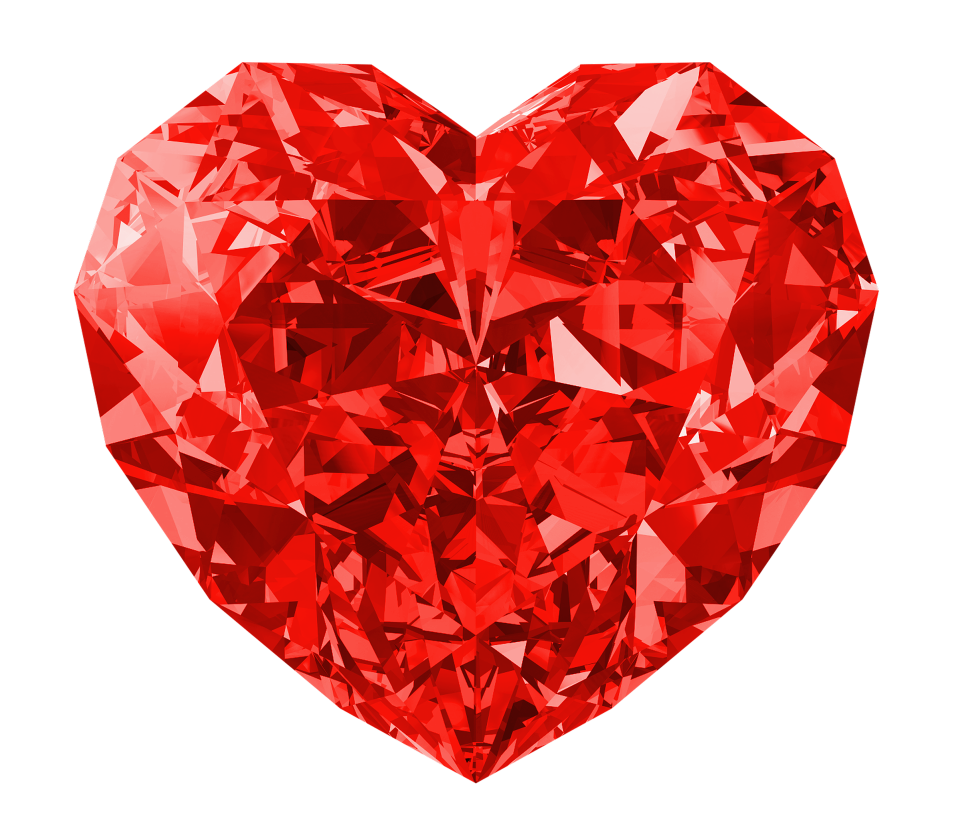
#> input picture intro/filter/input/input.png, 1920 x 1665 px (shown at 1/2 size); its folder holds only this picture in this run
$ python ImageTest.py
#> lines starting #> are read from the running program, lines starting #| are printed output that depends on the picture
import glob
from PIL import Image

def CalculateSize(files):
    width = []
    height = []

    for file in files:
        image = Image.open(file)
#> image is the input picture: PIL image 1920x1665 RGBA; mean R, G, B, A 110.6, 22.5, 18.5, 133.9
        width.append(image.size[0])
        height.append(image.size[1])
    #print(width)
    #print(height)
    min_width = min(width)
#> min_width = 1920
    min_height = min(height)
#> min_height = 1665
    total_width_size = min_width * len(files)
#> total_width_size = 1920
    print("min_width :", min_width)
#| min_width : 1920
    print("min_height :", min_height)
#| min_height : 1665
    print("total_width_size :" ,total_width_size)
#| total_width_size : 1920

    return min_width, min_height, total_width_size

def ConvertIMG(files, min_wdt, min_hgh, out_wdt):
    f_list=[]

    for file in files:
        image = Image.open(file)
        mod_img=image.resize((min_wdt, min_hgh)) #Resize
        mod_img=mod_img.transpose(Image.FLIP_LEFT_RIGHT) #FLIP
        mod_img=mod_img.convert("L") #Convert Gray
        f_list.append(mod_img)
        #print(resized_file.size)
        #mod_img.show()
    #f_list.show()
    return f_list


def ImageMerge(f_list, min_wdt, min_hgh, out_wdt):
    #make min canvas(mode, (w,h),(bgc))
    n_img = Image.new("RGB", (out_wdt, min_hgh), (256,256,256))
    print("out_wdt : ", out_wdt)
    print(len(f_list))

    for i in range(len(f_list)):
        canvas = ((i*min_wdt), 0, (min_wdt * (i+1)), min_hgh)
        name=f_list[i]
        n_img.paste(f_list[i], canvas)

    n_img.save("C:\내 파일\Academy\컴퓨터 프로그래밍2\수업자료\2(1) (1)\filter/output/output.png", "png")


Dir_Path = "C:\내 파일\Academy\컴퓨터 프로그래밍2\수업자료\2(1) (1)\filter/input/"

files = glob.glob(Dir_Path + "*.*")

print("num of file :", len(files))


#########################################Get Min Size###########################################
min_wdt, min_hgh, out_wdt =CalculateSize(files)
#> min_wdt = 1920; min_hgh = 1665; out_wdt = 1920
#########################################Image Resize##########################################
f_list=ConvertIMG(files, min_wdt, min_hgh, out_wdt)
#> in ConvertIMG, `mod_img=mod_img.transpose(Image.FLIP_LEFT_RIGHT)`:
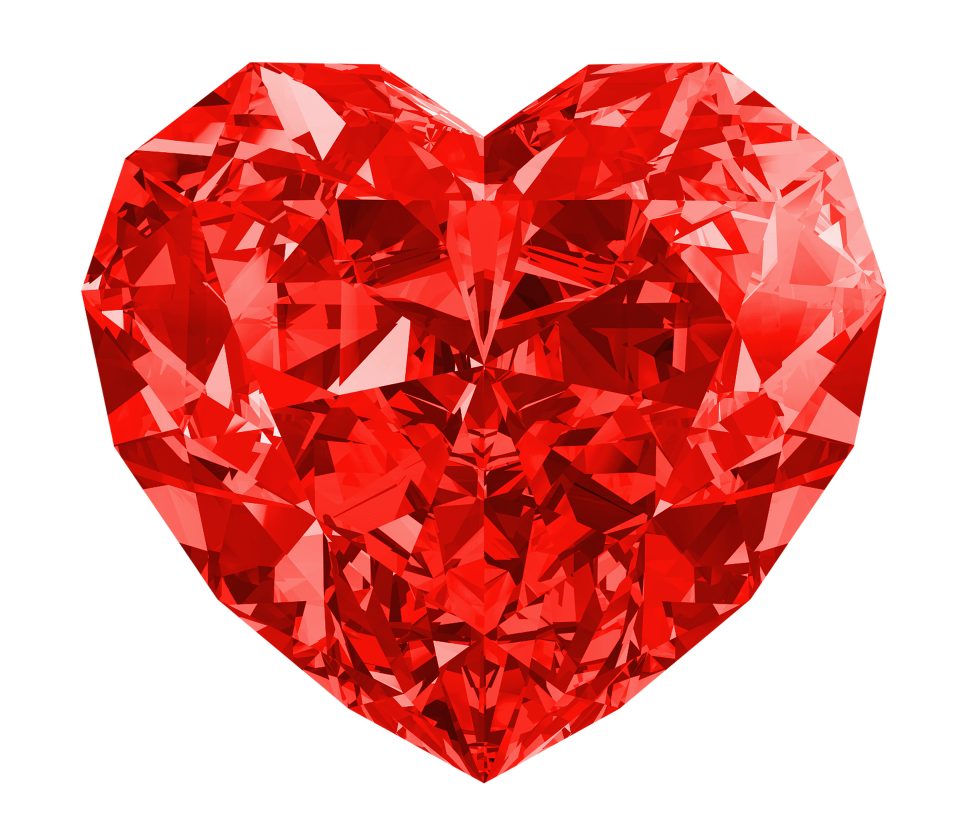
#> mod_img: PIL image 1920x1665 RGBA (shown at 1/2 size); mean R, G, B, A 110.6, 22.5, 18.5, 133.9; transparent parts drawn white
#> in ConvertIMG, `mod_img=mod_img.convert("L")`:
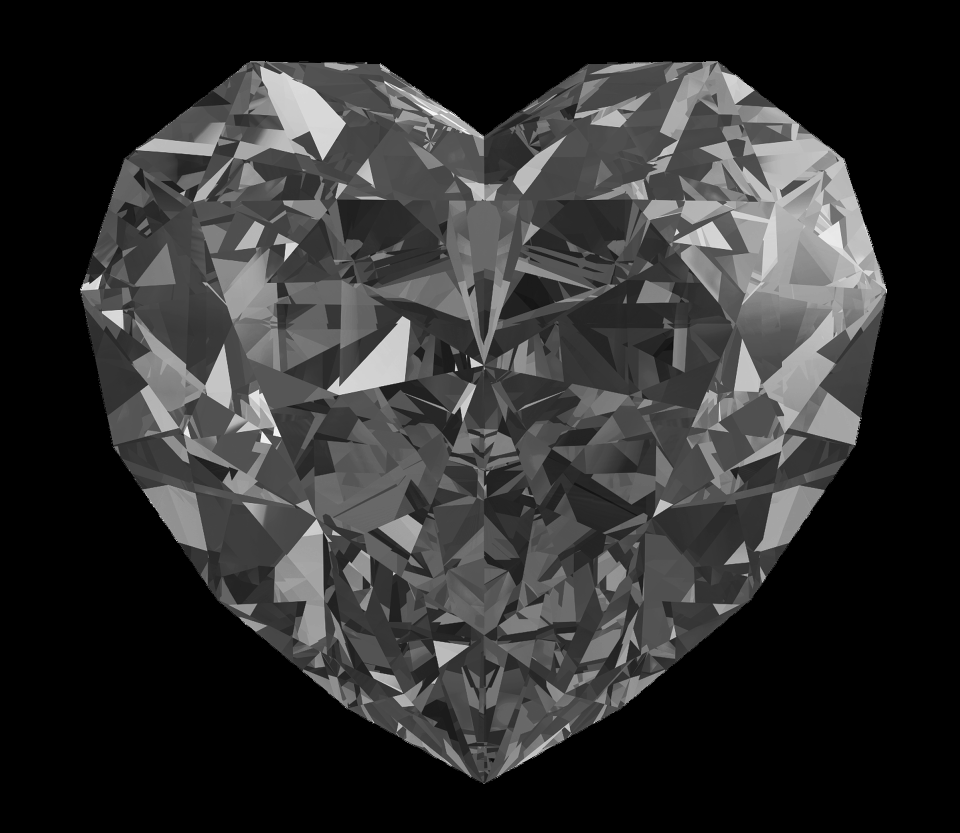
#> mod_img: PIL image 1920x1665 L (shown at 1/2 size); min 0, max 255, mean 48.4
#> f_list = 1 item
#########################################Image Merge###########################################
ImageMerge(f_list, min_wdt, min_hgh, out_wdt)
#> in ImageMerge, `n_img = Image.new("RGB", (out_wdt, min_hgh), (256,256,256))`: n_img: PIL image 1920x1665 RGB; every value is 255
#| out_wdt :  1920
#| 1
#> the loop in ImageMerge, `for i in range(len(f_list)):` made 1 pass
#> canvas on pass 1: (0, 0, 1920, 1665)
